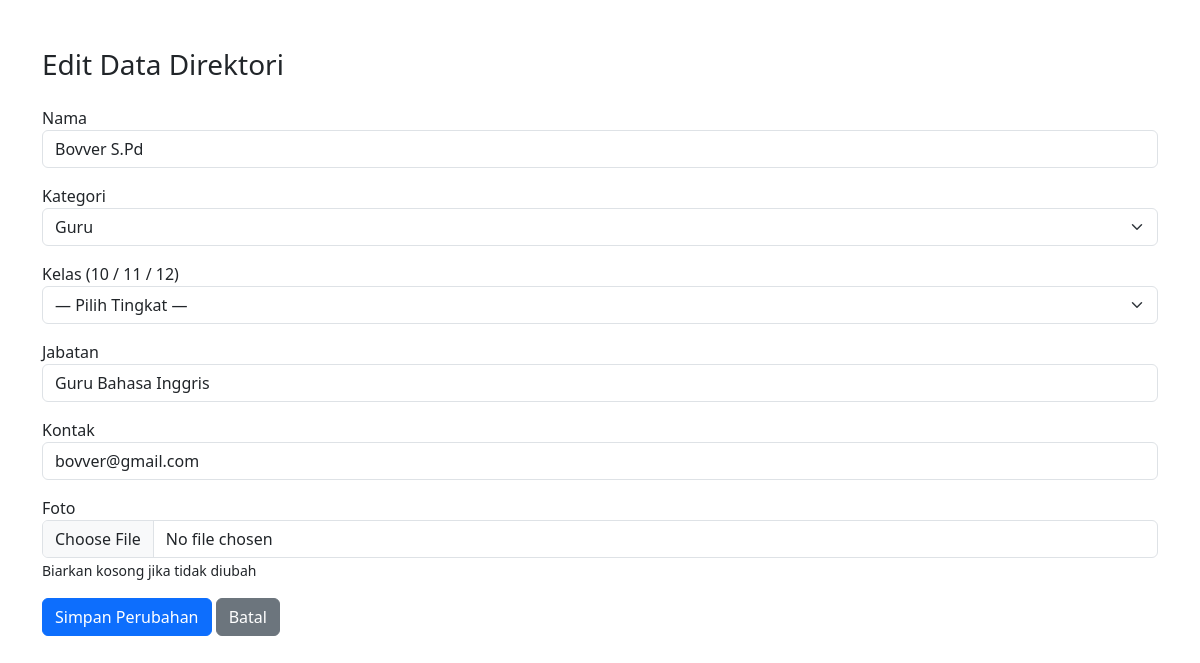
Screenshot of /admin/edit-direktori.php?id=4 (signed in) with the database file from the repository.
### tables this page shows
CREATE TABLE `direktori` (
  `id` int NOT NULL AUTO_INCREMENT,
  `nama` varchar(100) NOT NULL,
  `kategori` enum('Guru','Murid','Staff') NOT NULL,
  `tingkat` enum('10','11','12') DEFAULT NULL,
  `jabatan` varchar(100) DEFAULT NULL,
  `kontak` varchar(50) DEFAULT NULL,
  `foto` varchar(255) DEFAULT NULL,
  PRIMARY KEY (`id`)
);

### admin/edit-direktori.php (the view, shortened to what this page needs)
<?php
include '../koneksi.php';
$id = $_GET['id'];
$query = mysqli_query($conn, "SELECT * FROM direktori WHERE id=$id");
$data = mysqli_fetch_assoc($query);
?>
<!DOCTYPE html>
<html lang="id">
<head>
  <link href="https://cdn.jsdelivr.net/npm/bootstrap@5.3.0/dist/css/bootstrap.min.css" rel="stylesheet">
</head>
<body class="container py-5">
  <h3 class="mb-4">Edit Data Direktori</h3>
  <form method="POST" enctype="multipart/form-data">
    <div class="mb-3">
      <label>Nama</label>
      <input type="text" name="nama" class="form-control" value="<?= $data['nama'] ?>" required>
    </div>
    <div class="mb-3">
      <label>Kategori</label>
      <select name="kategori" class="form-select" required>
        <option value="Guru" <?= $data['kategori'] == 'Guru' ? 'selected' : '' ?>>Guru</option>
      </select>
    </div>
    <div class="mb-3">
      <label>Kelas (10 / 11 / 12)</label>
      <select name="tingkat" class="form-select">
        <option value="">— Pilih Tingkat —</option>
      </select>
    </div>
    <div class="mb-3">
      <label>Jabatan</label>
      <input type="text" name="jabatan" class="form-control" value="<?= $data['jabatan'] ?>">
    </div>
    <div class="mb-3">
      <label>Kontak</label>
      <input type="text" name="kontak" class="form-control" value="<?= $data['kontak'] ?>">
    </div>
    <div class="mb-3">
      <label>Foto</label>
      <input type="file" name="foto" class="form-control">
      <small>Biarkan kosong jika tidak diubah</small>
    </div>
    <button type="submit" class="btn btn-primary">Simpan Perubahan</button>
    <a href="index.php" class="btn btn-secondary">Batal</a>
  </form>
</body>
</html>

### rows the page displays
direktori: nama "Bovver S.Pd", kategori "Guru", jabatan "Guru Bahasa Inggris", kontak "bovver@gmail.com"
